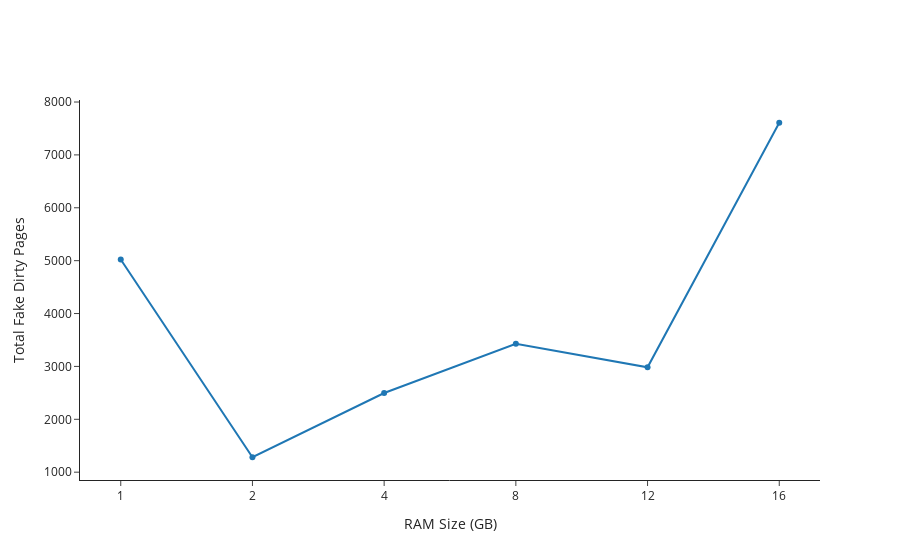

Notebook cell for this chart:
### Code cell
fd_plot(workload = "Sysbench")

### Figure 1 — Plotly figure (JSON) as saved in the notebook; plotly's stock layout.template omitted (floating-point values rounded to 4 significant figures)
{"data": [{"mode": "lines+markers", "name": " Vanilla Precopy", "x": ["1", "2", "4", "8", "12", "16"], "y": [5021.0, 1282.0, 2497.0, 3429.0, 2984.0, 7608.0], "type": "scatter"}], "layout": {"xaxis": {"title": {"text": "RAM Size (GB)"}}, "yaxis": {"title": {"text": "Total Fake Dirty Pages"}}, "legend": {"orientation": "h", "yanchor": "bottom", "y": -0.5}}}
